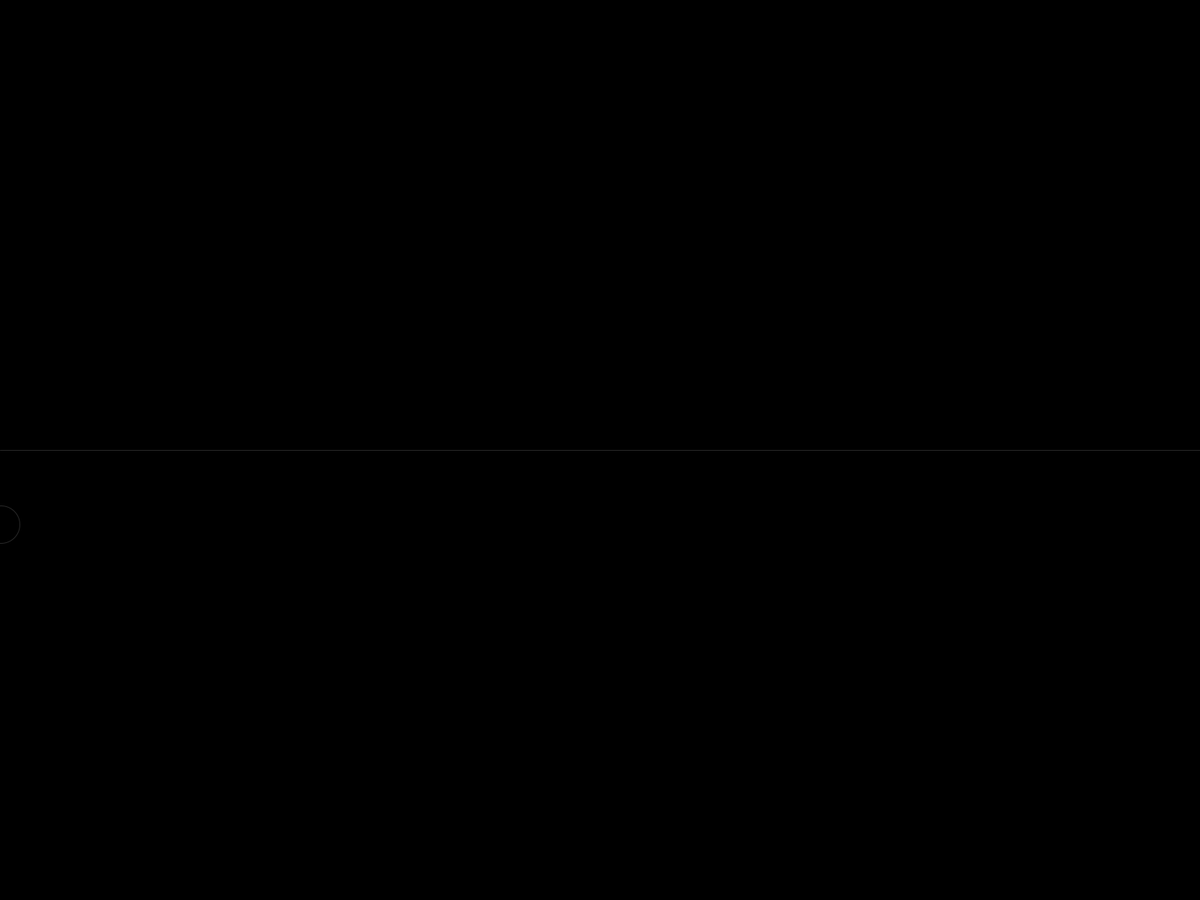
Frame 1 (no input)
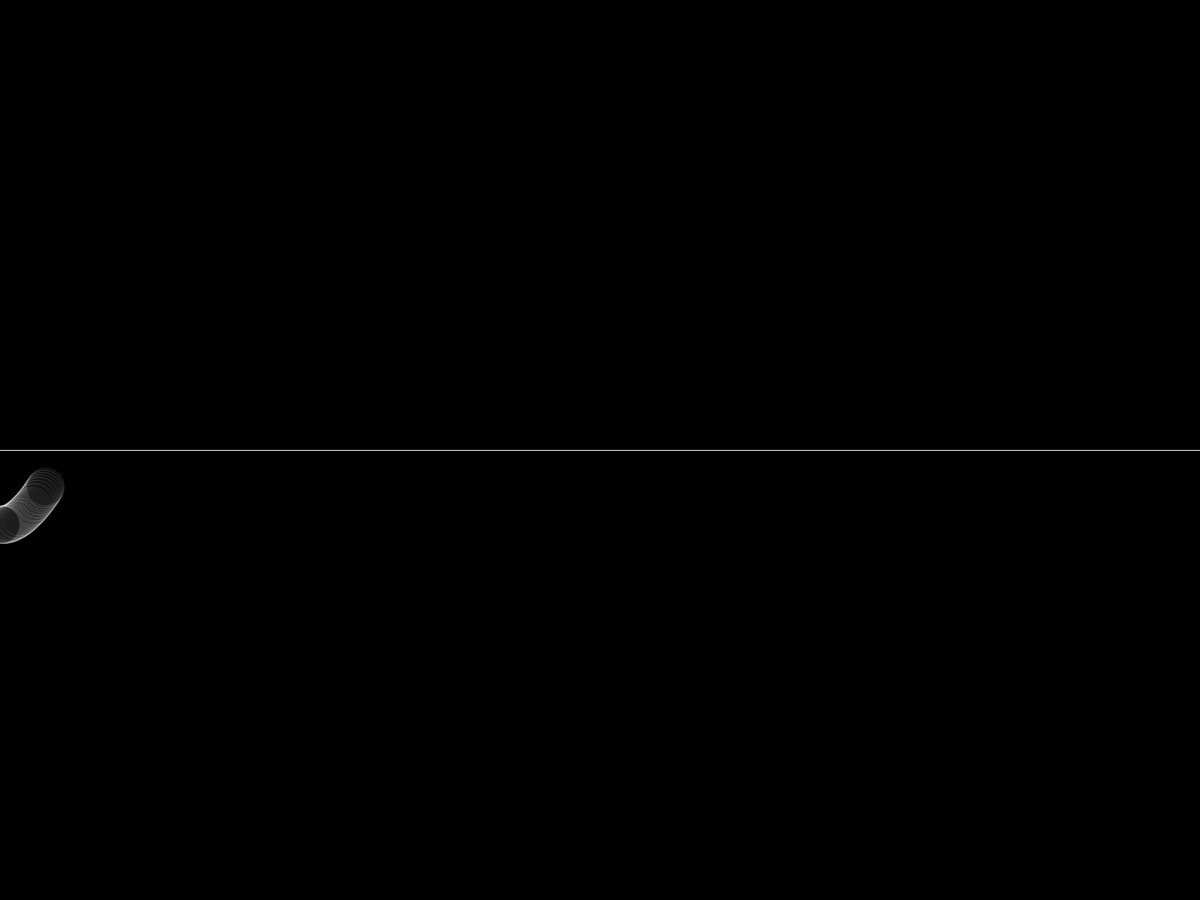
Frame 60 (the mouse pressed at the canvas centre just before this capture)
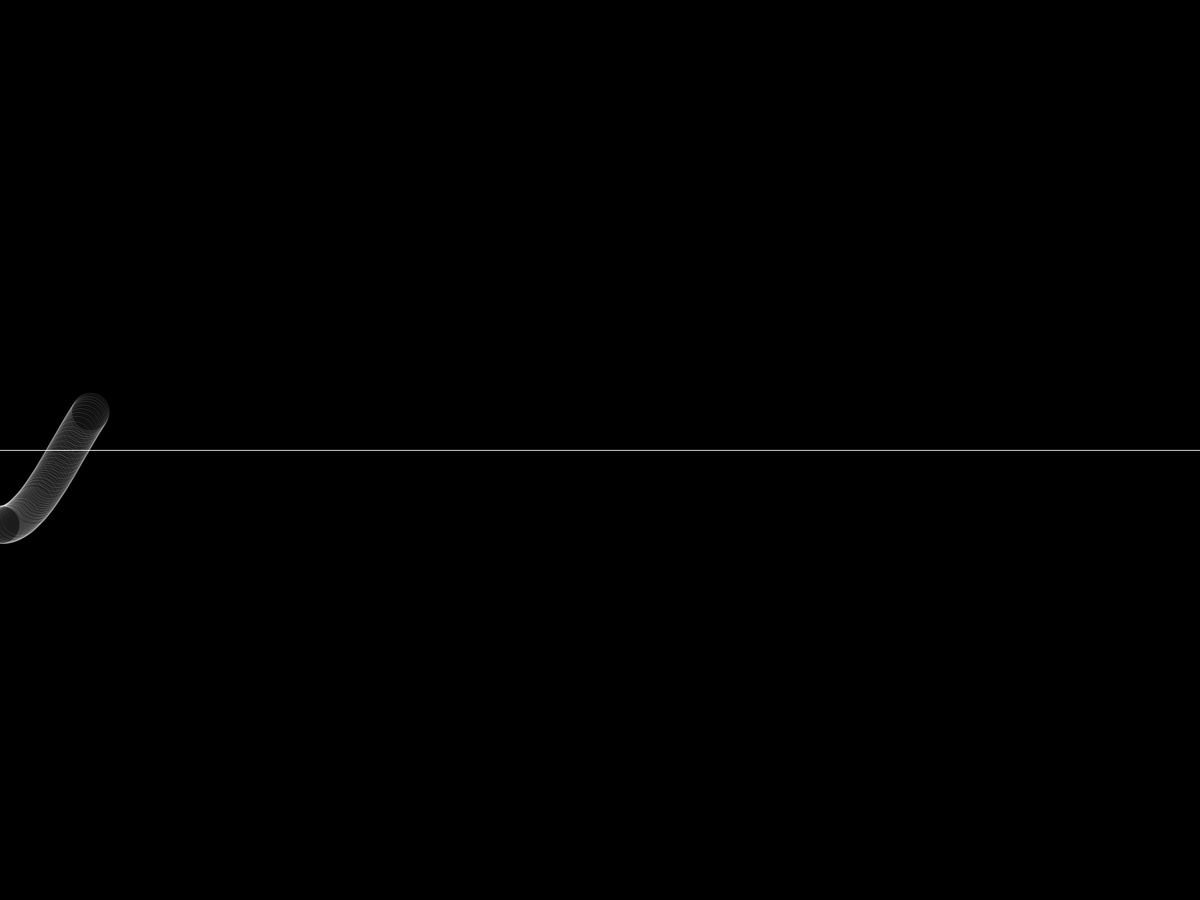
Frame 120 (the mouse held since frame 60 and released just before this capture)

The Processing sketch that drew these frames (run headless with seeded random() and noise(); from frame 60 on, the mouse is pressed at the canvas centre):

// Processing sketch: mySketch
// ── mySketch.pde
// Poliphonia Media Lab, 14 de agosto de 2018

// https://processing.org/reference/cos_.html

void setup() {
  fullScreen();
  background(0);
	noFill();
  stroke(27,36,79,40);
}

void draw(){
	noFill();
	stroke(255,40);
	line(0,height/2,width,height/2);
	
/*
	textAlign(LEFT);
	textSize(40);
	text("cos() começa no 1, desce até -1 e depois sobe até 1", 60, height+60-height/4);
	*/

	//move the coordinate system to left middle
  translate(0, height/2);

  ellipse(frameCount, cos(radians(frameCount))*100, 50, 50);
}
